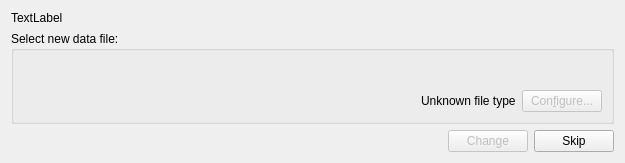
<?xml version="1.0" encoding="UTF-8"?>
<ui version="4.0">
 <class>BadDatasourceDialog</class>
 <widget class="QDialog" name="BadDatasourceDialog">
  <property name="geometry">
   <rect>
    <x>0</x>
    <y>0</y>
    <width>625</width>
    <height>144</height>
   </rect>
  </property>
  <property name="sizePolicy">
   <sizepolicy hsizetype="Preferred" vsizetype="Fixed">
    <horstretch>0</horstretch>
    <verstretch>0</verstretch>
   </sizepolicy>
  </property>
  <property name="windowTitle">
   <string>Dialog</string>
  </property>
  <layout class="QGridLayout" name="gridLayout_2">
   <item row="0" column="0">
    <widget class="QLabel" name="_label">
     <property name="sizePolicy">
      <sizepolicy hsizetype="Preferred" vsizetype="Fixed">
       <horstretch>0</horstretch>
       <verstretch>0</verstretch>
      </sizepolicy>
     </property>
     <property name="text">
      <string>TextLabel</string>
     </property>
    </widget>
   </item>
   <item row="1" column="0" colspan="3">
    <widget class="QGroupBox" name="groupBox">
     <property name="sizePolicy">
      <sizepolicy hsizetype="Preferred" vsizetype="Fixed">
       <horstretch>0</horstretch>
       <verstretch>0</verstretch>
      </sizepolicy>
     </property>
     <property name="title">
      <string>Select new data file:</string>
     </property>
     <layout class="QGridLayout" name="gridLayout">
      <item row="0" column="0">
       <layout class="QVBoxLayout" name="verticalLayout">
        <item>
         <widget class="Kst::DataSourceSelector" name="_url" native="true">
          <property name="sizePolicy">
           <sizepolicy hsizetype="Preferred" vsizetype="Preferred">
            <horstretch>0</horstretch>
            <verstretch>0</verstretch>
           </sizepolicy>
          </property>
          <property name="minimumSize">
           <size>
            <width>30</width>
            <height>24</height>
           </size>
          </property>
         </widget>
        </item>
        <item>
         <layout class="QHBoxLayout" name="horizontalLayout">
          <item>
           <spacer name="horizontalSpacer">
            <property name="orientation">
             <enum>Qt::Horizontal</enum>
            </property>
            <property name="sizeHint" stdset="0">
             <size>
              <width>40</width>
              <height>20</height>
             </size>
            </property>
           </spacer>
          </item>
          <item>
           <widget class="QLabel" name="_fileType">
            <property name="sizePolicy">
             <sizepolicy hsizetype="Fixed" vsizetype="Fixed">
              <horstretch>10</horstretch>
              <verstretch>0</verstretch>
             </sizepolicy>
            </property>
            <property name="text">
             <string>Unknown file type</string>
            </property>
            <property name="wordWrap">
             <bool>false</bool>
            </property>
           </widget>
          </item>
          <item>
           <widget class="QPushButton" name="_configureSource">
            <property name="enabled">
             <bool>false</bool>
            </property>
            <property name="sizePolicy">
             <sizepolicy hsizetype="Minimum" vsizetype="Minimum">
              <horstretch>0</horstretch>
              <verstretch>0</verstretch>
             </sizepolicy>
            </property>
            <property name="text">
             <string>Con&amp;figure...</string>
            </property>
           </widget>
          </item>
         </layout>
        </item>
       </layout>
      </item>
     </layout>
    </widget>
   </item>
   <item row="2" column="1">
    <widget class="QPushButton" name="_change">
     <property name="enabled">
      <bool>false</bool>
     </property>
     <property name="sizePolicy">
      <sizepolicy hsizetype="Fixed" vsizetype="Fixed">
       <horstretch>0</horstretch>
       <verstretch>0</verstretch>
      </sizepolicy>
     </property>
     <property name="text">
      <string>Change</string>
     </property>
    </widget>
   </item>
   <item row="2" column="2">
    <widget class="QPushButton" name="_skip">
     <property name="sizePolicy">
      <sizepolicy hsizetype="Fixed" vsizetype="Fixed">
       <horstretch>0</horstretch>
       <verstretch>0</verstretch>
      </sizepolicy>
     </property>
     <property name="text">
      <string>Skip</string>
     </property>
    </widget>
   </item>
  </layout>
 </widget>
 <customwidgets>
  <customwidget>
   <class>Kst::DataSourceSelector</class>
   <extends>QWidget</extends>
   <header>datasourceselector.h</header>
  </customwidget>
 </customwidgets>
 <resources/>
 <connections/>
</ui>
